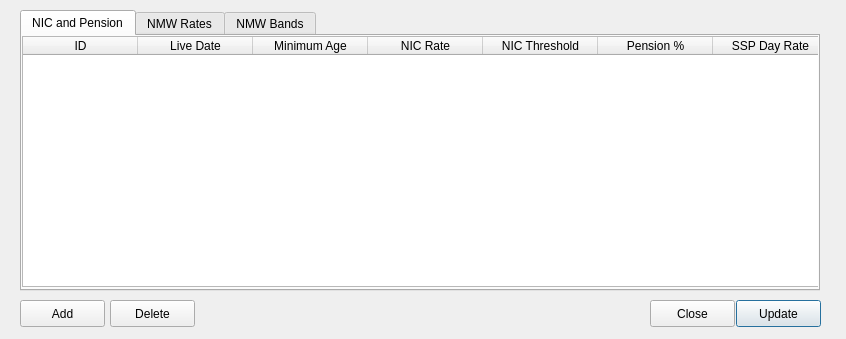
<?xml version="1.0" encoding="UTF-8"?>
<ui version="4.0">
 <class>Dialog</class>
 <widget class="QDialog" name="Dialog">
  <property name="geometry">
   <rect>
    <x>0</x>
    <y>0</y>
    <width>846</width>
    <height>339</height>
   </rect>
  </property>
  <property name="windowTitle">
   <string>Payroll Variables</string>
  </property>
  <widget class="QTabWidget" name="tabWidget">
   <property name="geometry">
    <rect>
     <x>20</x>
     <y>10</y>
     <width>800</width>
     <height>281</height>
    </rect>
   </property>
   <property name="currentIndex">
    <number>0</number>
   </property>
   <widget class="QWidget" name="tab_2">
    <attribute name="title">
     <string>NIC and Pension</string>
    </attribute>
    <widget class="QTableWidget" name="pensionNICTableWidget">
     <property name="geometry">
      <rect>
       <x>0</x>
       <y>0</y>
       <width>800</width>
       <height>251</height>
      </rect>
     </property>
     <property name="horizontalScrollBarPolicy">
      <enum>Qt::ScrollBarAlwaysOff</enum>
     </property>
     <property name="editTriggers">
      <set>QAbstractItemView::DoubleClicked</set>
     </property>
     <property name="dragDropOverwriteMode">
      <bool>false</bool>
     </property>
     <property name="alternatingRowColors">
      <bool>true</bool>
     </property>
     <property name="columnCount">
      <number>8</number>
     </property>
     <attribute name="horizontalHeaderDefaultSectionSize">
      <number>115</number>
     </attribute>
     <column>
      <property name="text">
       <string>ID</string>
      </property>
     </column>
     <column>
      <property name="text">
       <string>Live Date</string>
      </property>
     </column>
     <column>
      <property name="text">
       <string>Minimum Age</string>
      </property>
     </column>
     <column>
      <property name="text">
       <string>NIC Rate</string>
      </property>
     </column>
     <column>
      <property name="text">
       <string>NIC Threshold</string>
      </property>
     </column>
     <column>
      <property name="text">
       <string>Pension %</string>
      </property>
     </column>
     <column>
      <property name="text">
       <string>SSP Day Rate</string>
      </property>
     </column>
     <column>
      <property name="text">
       <string>SSP LEL</string>
      </property>
     </column>
    </widget>
   </widget>
   <widget class="QWidget" name="tab">
    <attribute name="title">
     <string>NMW Rates</string>
    </attribute>
    <widget class="QTableWidget" name="ratesNMWTableWidget">
     <property name="geometry">
      <rect>
       <x>0</x>
       <y>0</y>
       <width>700</width>
       <height>251</height>
      </rect>
     </property>
     <property name="horizontalScrollBarPolicy">
      <enum>Qt::ScrollBarAlwaysOff</enum>
     </property>
     <property name="editTriggers">
      <set>QAbstractItemView::DoubleClicked</set>
     </property>
     <property name="dragDropOverwriteMode">
      <bool>false</bool>
     </property>
     <property name="alternatingRowColors">
      <bool>true</bool>
     </property>
     <column>
      <property name="text">
       <string>ID</string>
      </property>
     </column>
     <column>
      <property name="text">
       <string>Band</string>
      </property>
     </column>
     <column>
      <property name="text">
       <string>Rate</string>
      </property>
     </column>
     <column>
      <property name="text">
       <string>Date</string>
      </property>
     </column>
    </widget>
   </widget>
   <widget class="QWidget" name="tab_3">
    <attribute name="title">
     <string>NMW Bands</string>
    </attribute>
    <widget class="QTableWidget" name="bandsNMWTableWidget">
     <property name="geometry">
      <rect>
       <x>0</x>
       <y>0</y>
       <width>800</width>
       <height>251</height>
      </rect>
     </property>
     <property name="horizontalScrollBarPolicy">
      <enum>Qt::ScrollBarAlwaysOff</enum>
     </property>
     <property name="editTriggers">
      <set>QAbstractItemView::DoubleClicked</set>
     </property>
     <property name="dragDropOverwriteMode">
      <bool>false</bool>
     </property>
     <property name="alternatingRowColors">
      <bool>true</bool>
     </property>
     <attribute name="horizontalHeaderDefaultSectionSize">
      <number>100</number>
     </attribute>
     <attribute name="horizontalHeaderStretchLastSection">
      <bool>false</bool>
     </attribute>
     <column>
      <property name="text">
       <string>ID</string>
      </property>
     </column>
     <column>
      <property name="text">
       <string>Band</string>
      </property>
     </column>
     <column>
      <property name="text">
       <string>From</string>
      </property>
     </column>
     <column>
      <property name="text">
       <string>To</string>
      </property>
     </column>
    </widget>
   </widget>
  </widget>
  <widget class="QPushButton" name="updateBUT">
   <property name="geometry">
    <rect>
     <x>736</x>
     <y>300</y>
     <width>85</width>
     <height>27</height>
    </rect>
   </property>
   <property name="text">
    <string>Update</string>
   </property>
  </widget>
  <widget class="QPushButton" name="addBUT">
   <property name="geometry">
    <rect>
     <x>20</x>
     <y>300</y>
     <width>85</width>
     <height>27</height>
    </rect>
   </property>
   <property name="text">
    <string>Add</string>
   </property>
   <property name="autoDefault">
    <bool>false</bool>
   </property>
  </widget>
  <widget class="QPushButton" name="delBUT">
   <property name="geometry">
    <rect>
     <x>110</x>
     <y>300</y>
     <width>85</width>
     <height>27</height>
    </rect>
   </property>
   <property name="text">
    <string>Delete</string>
   </property>
   <property name="autoDefault">
    <bool>false</bool>
   </property>
  </widget>
  <widget class="QPushButton" name="closeBUT">
   <property name="geometry">
    <rect>
     <x>650</x>
     <y>300</y>
     <width>85</width>
     <height>27</height>
    </rect>
   </property>
   <property name="text">
    <string>Close</string>
   </property>
   <property name="autoDefault">
    <bool>false</bool>
   </property>
  </widget>
 </widget>
 <tabstops>
  <tabstop>tabWidget</tabstop>
  <tabstop>pensionNICTableWidget</tabstop>
  <tabstop>ratesNMWTableWidget</tabstop>
  <tabstop>bandsNMWTableWidget</tabstop>
  <tabstop>addBUT</tabstop>
  <tabstop>delBUT</tabstop>
  <tabstop>closeBUT</tabstop>
  <tabstop>updateBUT</tabstop>
 </tabstops>
 <resources/>
 <connections/>
</ui>
